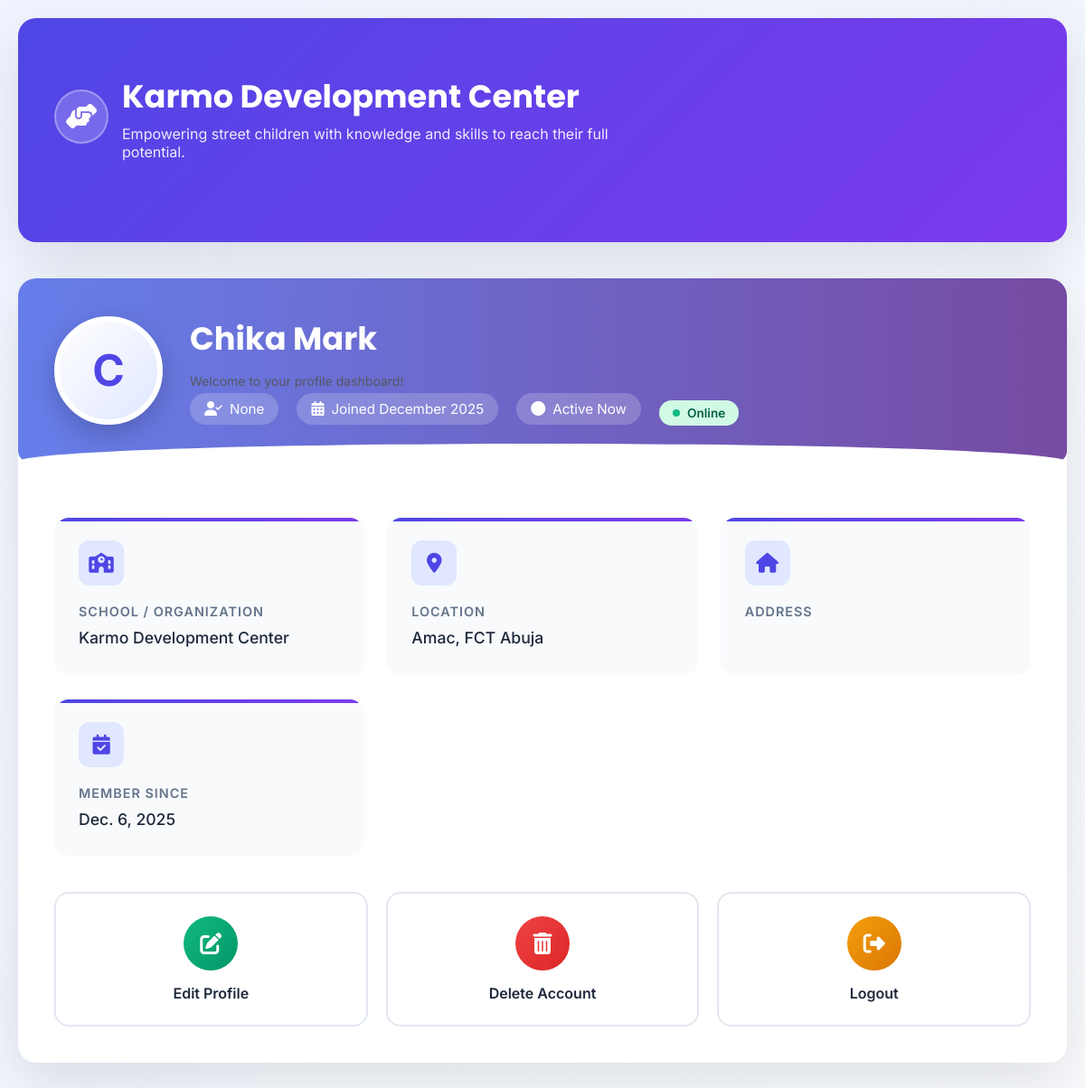
The app's page /api/index/profile/ (signed in), older data.
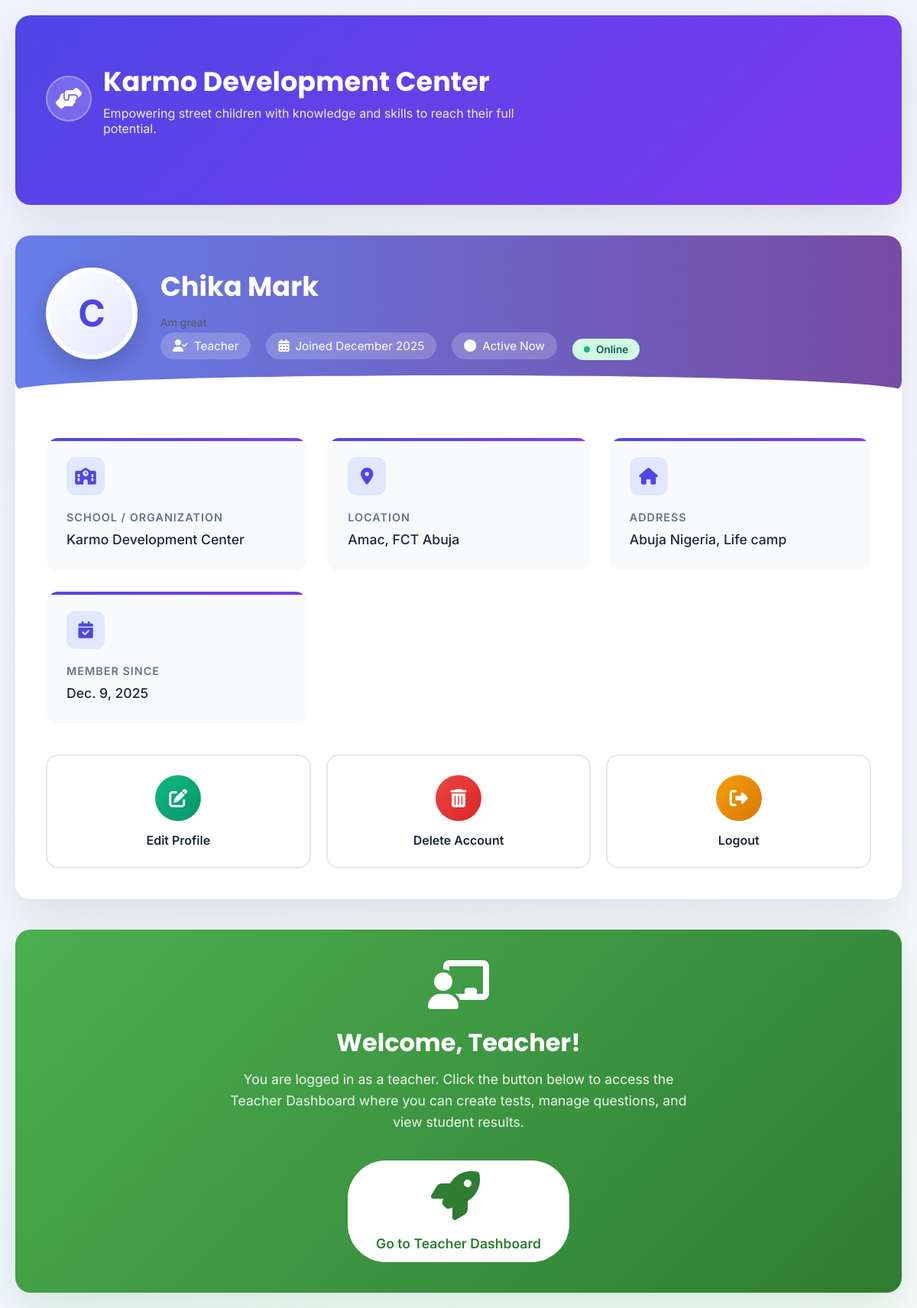
The same page, newer data.
### users/models.py (models this page shows)
class Profile(models.Model):
  id = models.UUIDField(primary_key=True, default=uuid.uuid4, editable=False)
  user = models.ForeignKey("User", on_delete=models.CASCADE)
  name = models.CharField(max_length=230)
  name_of_School = models.CharField(max_length=230, default="Karmo Development Center")
  state = models.CharField(max_length=230, default="FCT Abuja")
  city = models.CharField(max_length=230, default="Amac")
  address = models.CharField(max_length=230)
  bio = models.TextField()
  role = models.CharField(max_length=230, null=True, blank=True)
  date_added = models.DateField(auto_now=True)

### users/views.py (the view)
# urls.py: path("profile/", views.profile, name="profile"),
@login_required
def profile(request):
  try:
    profile = models.Profile.objects.get(user=request.user)
  except models.Profile.DoesNotExist:
    profile = None
  return render(request, "profile.html", {"profile": profile})

### templates/profile.html (shortened to what this page needs)
{% load static %}
<!DOCTYPE html>
<html lang="en">
  <head>
    <link rel="stylesheet" href="{% static 'css/profile.css' %}" />
    <link
      rel="stylesheet"
      href="https://cdnjs.cloudflare.com/ajax/libs/font-awesome/6.4.0/css/all.min.css"
    />
  </head>
  <body>
    <div class="bg-effects">
      <div class="effect-circle circle-1"></div>
      <div class="effect-circle circle-2"></div>
    </div>
    <div class="main-container">
      <div class="header-banner">
        <div class="org-logo">
          <div class="org-logo-icon">
            <i class="fas fa-hands-helping"></i>
          </div>
          <div class="org-name">
            <h1>Karmo Development Center</h1>
            <p>
              Empowering street children with knowledge and skills to reach
              their full potential.
            </p>
          </div>
        </div>
      </div>
      <div class="profile-card">
        <div class="profile-header">
          <div class="profile-avatar">{{ profile.name|first|upper }}</div>
          <div class="profile-info">
            <h2>{{ profile.name }}</h2>
            <p class="profile-bio">
              {{ profile.bio|default:"Welcome to your profile dashboard!" }}
            </p>
            <div class="profile-meta">
              <div class="meta-item">
                <i class="fas fa-user-check"></i>
                <span>{{ profile.role|title }}</span>
              </div>
              <div class="meta-item">
                <i class="fas fa-calendar-alt"></i>
                <span>Joined {{ profile.date_added|date:"F Y" }}</span>
              </div>
              <div class="meta-item">
                <i class="fas fa-circle"></i>
                <span>Active Now</span>
              </div>
            </div>
          </div>
        </div>
        <div class="profile-details">
          <div class="detail-card">
            <div class="detail-icon">
              <i class="fas fa-school"></i>
            </div>
            <div class="detail-content">
              <h3>School / Organization</h3>
              <p>{{ profile.name_of_School }}</p>
            </div>
          </div>
          <div class="detail-card">
            <div class="detail-icon">
              <i class="fas fa-map-marker-alt"></i>
            </div>
            <div class="detail-content">
              <h3>Location</h3>
              <p>{{ profile.city }}, {{ profile.state }}</p>
            </div>
          </div>
          <div class="detail-card">
            <div class="detail-icon">
              <i class="fas fa-home"></i>
            </div>
            <div class="detail-content">
              <h3>Address</h3>
              <p>{{ profile.address }}</p>
            </div>
          </div>
          <div class="detail-card">
            <div class="detail-icon">
              <i class="fas fa-calendar-check"></i>
            </div>
            <div class="detail-content">
              <h3>Member Since</h3>
              <p>{{ profile.date_added }}</p>
            </div>
          </div>
        </div>
        <div class="action-section">
          <div class="action-grid">
            <a href="{% url 'edit_profile' %}" class="action-btn">
              <i class="fas fa-edit"></i>
              <span>Edit Profile</span>
            </a>
            <a href="{% url 'delete' %}" class="action-btn">
              <i class="fas fa-trash-alt"></i>
              <span>Delete Account</span>
            </a>
            <a href="{% url 'logout' %}" class="action-btn">
              <i class="fas fa-sign-out-alt"></i>
              <span>Logout</span>
            </a>
          </div>
        </div>
      </div>
      {% if profile.role == "teacher" %}
      <div class="teacher-dashboard-section">
        <div class="teacher-dashboard-content">
          <i class="fas fa-chalkboard-teacher"></i>
          <h3>Welcome, Teacher!</h3>
          <p>
            You are logged in as a teacher. Click the button below to access the
            Teacher Dashboard where you can create tests, manage questions, and
            view student results.
          </p>
          <a href="{% url 'teacher_dashboard' %}" class="teacher-btn">
            <i class="fas fa-rocket" style="margin-right: 8px"></i>
            Go to Teacher Dashboard
          </a>
        </div>
      </div>
      {% endif %}
    </div>
  </body>
</html>

### static/css/profile.css (style rules this page uses)
body { background-color: #fafafa; font-family: Arial, sans-serif; margin: 0; padding: 0; }
.profile-header { display: flex; align-items: center; gap: 15px; padding: 20px; background: white; border-radius: 12px; }
.profile-header p { margin: 5px 0 0; font-size: 14px; color: #555; }
.profile-details { margin-top: 20px; background: white; padding: 20px; border-radius: 12px; }
@media (min-width: 600px) { .profile-header { padding: 25px; } }
@media (min-width: 600px) { .profile-details { padding: 25px; } }

Row changes from the older to the newer data that the page shows:
changed Profile "Chika Mark": bio "Welcome to your profile dashboard!" → "Am great"; role "None" → "Teacher"; address (not shown) → "Abuja Nigeria, Life camp"; date_added "Dec. 6, 2025" → "Dec. 9, 2025"
Text that changed along with them:
text now shown: "Welcome, Teacher! You are logged in as a teacher. Click the button below to access the Teacher Dashboard where you can create tests, manage questions, and view student results. Go to Teacher Dashboard"
